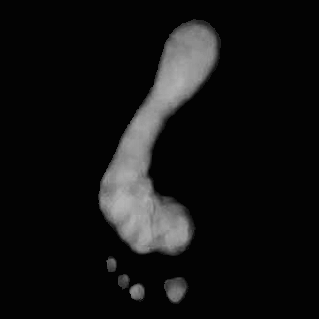
#> input picture CLAHE_Tests/01_left_clahe_clip2.0_tile8.png, 319 x 319 px; its folder holds only this picture in this run
$ python -i repreprocess_inaoe.py   (imports and definitions only)
#> lines starting #> are read from the running program, lines starting #| are printed output that depends on the picture
"""
Re-preprocess INAOE dataset correctly.

Pipeline per image:
  1. Load raw PNG (RGB)
  2. Convert to grayscale (luminance-weighted)
  3. Apply CLAHE (clip_limit=3.5, tile_grid=8x8)
  4. Convert to 3-channel grayscale
  5. Resize to 224x224
  6. Normalize by /255.0  (NOT per-image min-max)
  7. Save as float32 .npy

Produces two output directories:
  INAOE_S1/  — original orientation (left foot as-is)
  INAOE_S2/  — left foot flipped horizontally to match right foot orientation
"""

import os
import sys
import numpy as np
from PIL import Image
import cv2

RAW_DIR   = '/home/ntphoto/DFU/Model/INAOE Dataset'
OUT_S1    = '/home/ntphoto/DFU/INAOE_S1'
OUT_S2    = '/home/ntphoto/DFU/INAOE_S2'
IMG_SIZE  = (224, 224)
CLAHE_CLIP  = 3.5
CLAHE_TILE  = (8, 8)
GROUPS    = ['CT', 'DM']


def preprocess_image(png_path: str) -> np.ndarray:
    """Load raw PNG → grayscale → CLAHE → 3ch → resize → /255 → float32 [0,1]."""
    img = np.array(Image.open(png_path).convert('RGB'))

    # Grayscale (luminance)
    gray = (0.299 * img[..., 0] + 0.587 * img[..., 1] + 0.114 * img[..., 2]).astype(np.uint8)

    # CLAHE
    clahe = cv2.createCLAHE(clipLimit=CLAHE_CLIP, tileGridSize=CLAHE_TILE)
    gray = clahe.apply(gray)
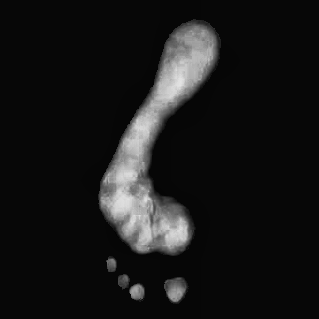
#> gray: shape (319, 319); min 2, max 227, mean 23.8

    # 3-channel grayscale
    rgb = np.stack([gray, gray, gray], axis=-1)

    # Resize
    rgb = np.array(Image.fromarray(rgb).resize((IMG_SIZE[1], IMG_SIZE[0]), Image.BILINEAR))
#> rgb: shape (224, 224, 3)

    # Normalize: divide by 255 (global, not per-image min-max)
    return rgb.astype(np.float32) / 255.0


# [61 lines left out: function main, not called in this run]


# [2 lines not run here, left out]

>>> result = preprocess_image('CLAHE_Tests/01_left_clahe_clip2.0_tile8.png')
